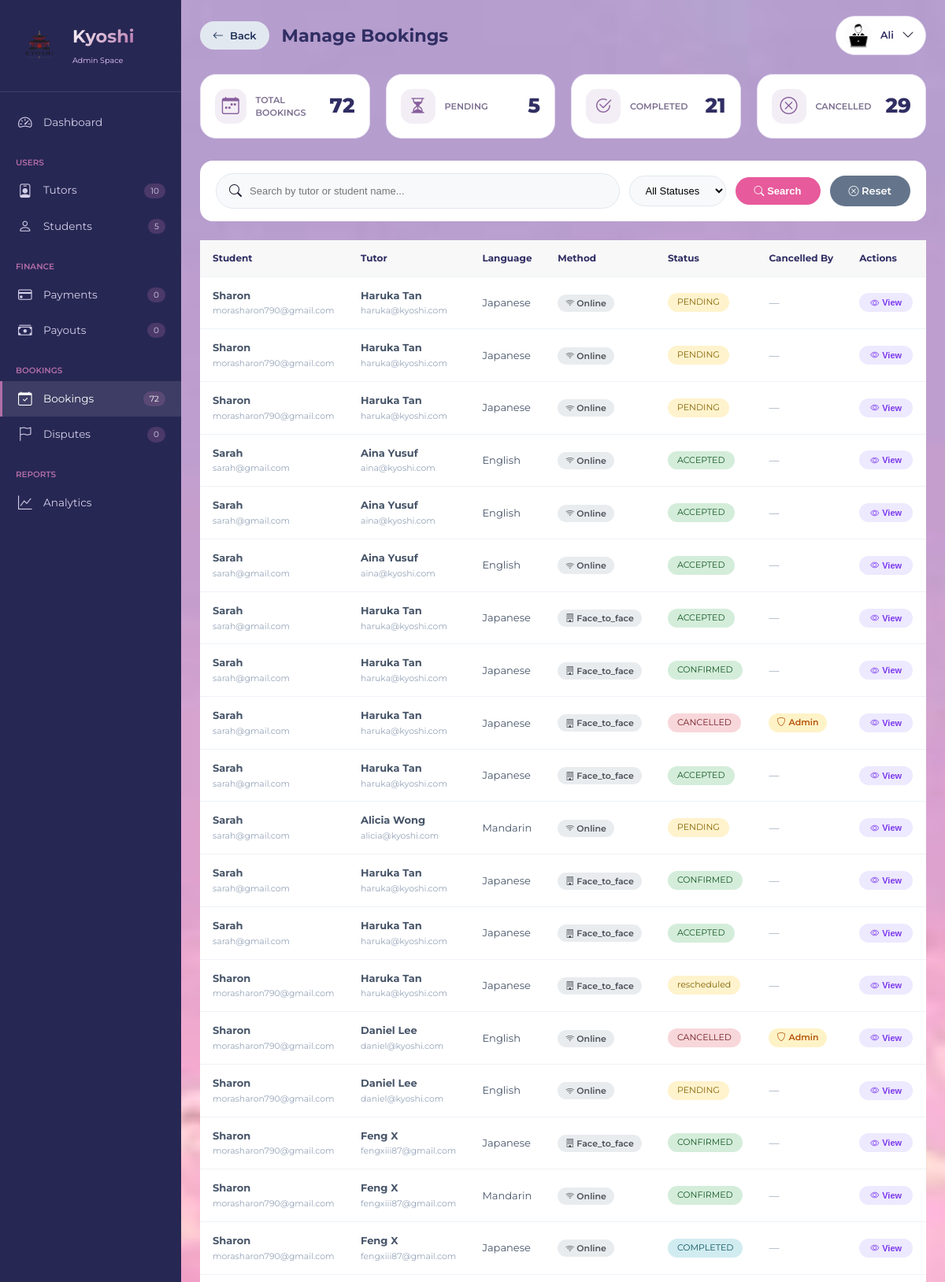
/php/admin_bookings.php (signed in, upper part), run on the app's committed database.
### tables this page shows
CREATE TABLE `users` (
  `id` int(11) NOT NULL,
  `fullname` varchar(100) NOT NULL,
  `email` varchar(100) NOT NULL,
  `password` varchar(255) NOT NULL,
  `phone` varchar(30) DEFAULT NULL,
  `role` enum('student','tutor','admin') NOT NULL,
  `profile_pic` varchar(255) DEFAULT NULL,
  `created_at` timestamp NOT NULL DEFAULT current_timestamp(),
  `status` varchar(20) DEFAULT 'approved',
  `verification_token` varchar(255) DEFAULT NULL,
  `is_verified` tinyint(1) DEFAULT 0,
  `google_calendar_connected` tinyint(1) DEFAULT 0,
  `google_calendar_asked` tinyint(1) DEFAULT 0,
  `deactivated_at` datetime DEFAULT NULL,
  `deactivation_reason` text DEFAULT NULL,
  `first_promo_applied` tinyint(4) DEFAULT 0,
  `is_first_purchase` tinyint(4) DEFAULT 1,
  `promo_code_used` varchar(50) DEFAULT NULL
);

CREATE TABLE `bookings` (
  `id` int(11) NOT NULL,
  `student_id` int(11) NOT NULL,
  `tutor_id` int(11) NOT NULL,
  `language` varchar(50) NOT NULL,
  `learning_mode` enum('online','face_to_face') NOT NULL,
  `booking_date` date NOT NULL,
  `booking_time` time NOT NULL,
  `total_amount` decimal(10,2) DEFAULT 0.00,
  `status` enum('pending','accepted','confirmed','rescheduled','completed','cancelled','disputed') DEFAULT 'pending',
  `completed_at` datetime DEFAULT NULL,
  `auto_completed` tinyint(1) DEFAULT 0,
  `cancelled_by` enum('student','tutor','admin') DEFAULT NULL,
  `cancel_reason` text DEFAULT NULL,
  `meeting_location` varchar(255) DEFAULT NULL,
  `created_at` timestamp NOT NULL DEFAULT current_timestamp(),
  `notes` text DEFAULT NULL,
  `focus` varchar(255) DEFAULT NULL,
  `meeting_link` varchar(500) DEFAULT NULL,
  `link_provided_at` datetime DEFAULT NULL,
  `link_reminder_sent` tinyint(1) DEFAULT 0,
  `proficiency_level` varchar(20) DEFAULT 'beginner',
  `reminder_sent` tinyint(4) DEFAULT 0
);

### php/admin_bookings.php (the view, shortened to what this page needs)
<?php
include 'config.php';
$assetBase = '../assets/img';
$adminID = $_SESSION['user_id'];
$stmt = $conn->prepare("SELECT * FROM users WHERE id = ? AND role = 'admin'");
$stmt->bind_param("i", $adminID);
$stmt->execute();
$admin = $stmt->get_result()->fetch_assoc();
$displayName = $admin['fullname'];
$profilePic = !empty($admin['profile_pic']) ? '../uploads/profiles/' . $admin['profile_pic'] : $assetBase . '/profile-admin.png';
$search = $_GET['search'] ?? '';
$status_filter = $_GET['status'] ?? 'all';
$order_by = "b.created_at DESC";
$sql = "SELECT b.*,
        u_tutor.fullname as tutor_name, u_tutor.email as tutor_email,
        u_student.fullname as student_name, u_student.email as student_email,
        b.learning_mode, b.cancelled_by, b.cancel_reason,
        p.status as payment_status, p.amount as payment_amount
        FROM bookings b
        LEFT JOIN users u_tutor ON b.tutor_id = u_tutor.id
        LEFT JOIN users u_student ON b.student_id = u_student.id
        LEFT JOIN payments p ON b.id = p.booking_id
        WHERE 1=1";
$sql .= " ORDER BY $order_by";
$bookings_result = $conn->query($sql);
$total_bookings    = $conn->query("SELECT COUNT(*) as cnt FROM bookings")->fetch_assoc()['cnt'];
$pending_bookings  = $conn->query("SELECT COUNT(*) as cnt FROM bookings WHERE status = 'pending'")->fetch_assoc()['cnt'];
$completed_bookings = $conn->query("SELECT COUNT(*) as cnt FROM bookings WHERE status = 'completed'")->fetch_assoc()['cnt'];
$cancelled_bookings = $conn->query("SELECT COUNT(*) as cnt FROM bookings WHERE status = 'cancelled'")->fetch_assoc()['cnt'];
$totalStudents = $conn->query("SELECT COUNT(*) as count FROM users WHERE role = 'student'")->fetch_assoc()['count'];
$totalTutors = $conn->query("SELECT COUNT(*) as count FROM users WHERE role = 'tutor'")->fetch_assoc()['count'];
$totalBookings = $conn->query("SELECT COUNT(*) as count FROM bookings")->fetch_assoc()['count'];
$pendingPayouts = $conn->query("SELECT COUNT(*) as count FROM payout_requests WHERE status = 'pending'")->fetch_assoc()['count'] ?? 0;
$pendingPayments = $conn->query("SELECT COUNT(*) as count FROM payments WHERE status = 'pending'")->fetch_assoc()['count'];
$pendingDisputes = $conn->query("SELECT COUNT(*) as count FROM disputes WHERE status = 'pending'")->fetch_assoc()['count'];
function e($val) { return htmlspecialchars($val ?? '', ENT_QUOTES, 'UTF-8'); }
function getStatusBadge($status) {
    switch($status) {
        case 'completed': return '<span class="badge-completed">COMPLETED</span>';
        case 'cancelled': return '<span class="badge-cancelled">CANCELLED</span>';
        case 'pending':   return '<span class="badge-pending">PENDING</span>';
        case 'confirmed': return '<span class="badge-approved">CONFIRMED</span>';
        case 'accepted':  return '<span class="badge-approved">ACCEPTED</span>';
        case 'disputed':  return '<span class="badge-cancelled" style="background:#fde8d8;color:#92400e;">DISPUTED</span>';
        default:          return '<span class="badge-pending">' . e($status) . '</span>';
    }
}
?>
<!DOCTYPE html>
<html lang="en">
<head>
    <link rel="stylesheet" href="https://cdn.jsdelivr.net/npm/bootstrap-icons@1.13.1/font/bootstrap-icons.min.css">
    <link rel="stylesheet" href="../css/astyle.css">
</head>
<body>
<aside class="sidebar" id="sidebar">
    <div class="sidebar-header">
        <div class="brand-wrapper">
            <img src="<?= e($assetBase) ?>/logo.png" alt="Kyoshi" class="brand-icon">
            <div class="brand-title"><h1>Kyoshi</h1><span class="admin-space-text">Admin Space</span></div>
        </div>
    </div>
    <nav class="nav-menu">
        <div class="nav-section">
            <a href="admin_dashboard.php" class="nav-item">
                <i class="bi bi-speedometer2"></i><span>Dashboard</span>
            </a>
        </div>
        <div class="nav-section">
            <div class="nav-section-label">USERS</div>
            <a href="admin_tutor_actions.php" class="nav-item">
                <i class="bi bi-person-badge"></i><span>Tutors</span>
                <span class="nav-badge"><?= $totalTutors ?></span>
            </a>
            <a href="admin_student_actions.php" class="nav-item">
                <i class="bi bi-person"></i><span>Students</span>
                <span class="nav-badge"><?= $totalStudents ?></span>
            </a>
        </div>
        <div class="nav-section">
            <div class="nav-section-label">FINANCE</div>
            <a href="admin_payments.php" class="nav-item">
                <i class="bi bi-credit-card"></i><span>Payments</span>
                <span class="nav-badge pending"><?= $pendingPayments ?></span>
            </a>
            <a href="admin_payouts.php" class="nav-item">
                <i class="bi bi-cash-stack"></i><span>Payouts</span>
                <span class="nav-badge"><?= $pendingPayouts ?></span>
            </a>
        </div>
        <div class="nav-section">
            <div class="nav-section-label">BOOKINGS</div>
            <a href="admin_bookings.php" class="nav-item active">
                <i class="bi bi-calendar-check"></i><span>Bookings</span>
                <span class="nav-badge"><?= $totalBookings ?></span>
            </a>
            <a href="admin_disputes.php" class="nav-item">
                <i class="bi bi-flag"></i><span>Disputes</span>
                <span class="nav-badge dispute"><?= $pendingDisputes ?></span>
            </a>
        </div>
        <div class="nav-section">
            <div class="nav-section-label">REPORTS</div>
            <a href="admin_reports.php" class="nav-item">
                <i class="bi bi-graph-up"></i><span>Analytics</span>
            </a>
        </div>
    </nav>
</aside>
<div class="main-content">
     <div class="top-bar">
    <div class="page-title">
        <div class="title-with-back">
            <a href="admin_student_actions.php" class="back-btn-desktop">
                <i class="bi bi-arrow-left"></i>
                <span>Back</span>
            </a>
            <h1>Manage Bookings</h1>
        </div>
    </div>
    <div class="relative">
        <div class="admin-profile" onclick="toggleDropdown()">
            <img src="<?= e($profilePic) ?>" alt="Admin">
            <span><?= e($displayName) ?></span>
            <i class="bi bi-chevron-down"></i>
        </div>
    </div>
</div>
    <div class="stats-grid">
        <div class="stat-card">
            <div class="stat-left">
                <div class="stat-icon"><i class="bi bi-calendar-week"></i></div>
                <div><div class="stat-label">Total Bookings</div></div>
            </div>
            <div class="stat-value"><?= $total_bookings ?></div>
        </div>
        <div class="stat-card">
            <div class="stat-left">
                <div class="stat-icon"><i class="bi bi-hourglass-split"></i></div>
                <div><div class="stat-label">Pending</div></div>
            </div>
            <div class="stat-value"><?= $pending_bookings ?></div>
        </div>
        <div class="stat-card">
            <div class="stat-left">
                <div class="stat-icon"><i class="bi bi-check2-circle"></i></div>
                <div><div class="stat-label">Completed</div></div>
            </div>
            <div class="stat-value"><?= $completed_bookings ?></div>
        </div>
        <div class="stat-card">
            <div class="stat-left">
                <div class="stat-icon"><i class="bi bi-x-circle"></i></div>
                <div><div class="stat-label">Cancelled</div></div>
            </div>
            <div class="stat-value"><?= $cancelled_bookings ?></div>
        </div>
    </div>
    <div class="filter-bar">
        <div class="search-box">
            <i class="bi bi-search"></i>
            <input type="text" id="searchInput"
                   placeholder="Search by tutor or student name..."
                   value="<?= e($search) ?>">
        </div>
        <select id="statusFilter" class="filter-select">
            <option value="all"      <?= $status_filter == 'all'       ? 'selected' : '' ?>>All Statuses</option>
        </select>
        <button class="btn-filter" onclick="applyFilters()"><i class="bi bi-search"></i> Search</button>
        <a href="admin_bookings.php" class="btn-reset" style="text-align:center;"><i class="bi bi-x-circle"></i> Reset</a>
    </div>
    <?php if ($bookings_result && $bookings_result->num_rows == 0): ?>
        <div class="empty-state">
            <i class="bi bi-calendar-x"></i>
            <p>No bookings found.</p>
        </div>
    <?php else: ?>
        <div style="overflow-x:auto;">
            <table class="bookings-table">
                <thead>
                    <tr>
                        <th>Student</th>
                        <th>Tutor</th>
                        <th>Language</th>
                        <th>Method</th>
                        <th>Status</th>
                        <th>Cancelled By</th>
                        <th>Actions</th>
                    </tr>
                </thead>
                <tbody>
                <?php while ($row = $bookings_result->fetch_assoc()):
                    $cb = $row['cancelled_by'] ?? null;
                    $bookingJson = json_encode([
                        'id'            => $row['id'],
                        'student_name'  => $row['student_name'],
                        'student_email' => $row['student_email'],
                        'tutor_name'    => $row['tutor_name'],
                        'tutor_email'   => $row['tutor_email'],
                        'language'      => $row['language'],
                        'learning_mode' => $row['learning_mode'],
                        'booking_date'  => $row['booking_date'] ? date('d M Y', strtotime($row['booking_date'])) : '—',
                        'booking_time'  => $row['booking_time'] ? date('h:i A', strtotime($row['booking_time'])) : '—',
                        'total_amount'  => number_format($row['total_amount'], 2),
                        'status'        => $row['status'],
                        'cancelled_by'  => $row['cancelled_by'] ?? '',
                        'cancel_reason' => $row['cancel_reason'] ?? '',
                        'focus'         => $row['focus'] ?? '',
                        'notes'         => $row['notes'] ?? '',
                        'proficiency'   => $row['proficiency_level'] ?? '',
                        'created_at'    => $row['created_at'] ? date('d M Y, h:i A', strtotime($row['created_at'])) : '—',
                        'meeting_location' => $row['meeting_location'] ?? '',
                    ]);
                ?>
                    <tr>
                        <td>
                            <strong><?= e($row['student_name']) ?></strong><br>
                            <small style="color:#94a3b8;"><?= e($row['student_email']) ?></small>
                        </td>
                        <td>
                            <strong><?= e($row['tutor_name']) ?></strong><br>
                            <small style="color:#94a3b8;"><?= e($row['tutor_email']) ?></small>
                        </td>
                        <td><?= e($row['language']) ?></td>
                        <td>
                            <span class="learning-badge">
                                <i class="bi <?= ($row['learning_mode'] == 'online' ? 'bi-wifi' : 'bi-building') ?>"></i>
                                <?= ucfirst(e($row['learning_mode'])) ?>
                            </span>
                        </td>
                        <td><?= getStatusBadge($row['status']) ?></td>
                        <td>
                            <?php if ($cb === 'student'): ?>
                                <span class="cancelled-by-badge cb-student"><i class="bi bi-person"></i> Student</span>
                            <?php elseif ($cb === 'tutor'): ?>
                                <span class="cancelled-by-badge cb-tutor"><i class="bi bi-person-badge"></i> Tutor</span>
                            <?php elseif ($cb === 'admin'): ?>
                                <span class="cancelled-by-badge cb-admin"><i class="bi bi-shield"></i> Admin</span>
                            <?php else: ?>
                                <span style="color:#94a3b8;">—</span>
                            <?php endif; ?>
                        </td>
                        <td>
                            <button class="btn-view-detail" onclick='openDetailModal(<?= htmlspecialchars($bookingJson, ENT_QUOTES) ?>)'>
                                <i class="bi bi-eye"></i> View
                            </button>
                        </td>
                    </tr>
                <?php endwhile; ?>
                </tbody>
            </table>
        </div>
    <?php endif; ?>
</div>
</body>
</html>

### css/astyle.css (style rules this page uses)
@media (min-width: 901px) { .admin-profile { display: flex !important; } }
@media (min-width: 901px) { .page-title { display: block !important; } }
.title-with-back { display: flex; align-items: center; gap: 16px; }
.back-btn-desktop { display: inline-flex; align-items: center; gap: 8px; background: #e2e8f0; color: #1d3156; padding: 8px 16px; border-radius: 40px; text-decoration: none; font-size: 13px; font-weight: 600; transition: all 0.2s ease; white-space: nowrap; }
.back-btn-desktop i { font-size: 14px; }

### data on the page
users: fullname "Ali"
bookings: student.fullname "Sharon", student.email "morasharon790@gmail.com", tutor.fullname "Haruka Tan", tutor.email "haruka@kyoshi.com", language "Japanese", learning_mode "Online", status "PENDING"
bookings: student.fullname "Sharon", student.email "morasharon790@gmail.com", tutor.fullname "Haruka Tan", tutor.email "haruka@kyoshi.com", language "Japanese", learning_mode "Online", status "PENDING"
bookings: student.fullname "Sharon", student.email "morasharon790@gmail.com", tutor.fullname "Haruka Tan", tutor.email "haruka@kyoshi.com", language "Japanese", learning_mode "Online", status "PENDING"
bookings: student.fullname "Sarah", student.email "sarah@gmail.com", tutor.fullname "Aina Yusuf", tutor.email "aina@kyoshi.com", language "English", learning_mode "Online", status "ACCEPTED"
bookings: student.fullname "Sarah", student.email "sarah@gmail.com", tutor.fullname "Aina Yusuf", tutor.email "aina@kyoshi.com", language "English", learning_mode "Online", status "ACCEPTED"
bookings: student.fullname "Sarah", student.email "sarah@gmail.com", tutor.fullname "Aina Yusuf", tutor.email "aina@kyoshi.com", language "English", learning_mode "Online", status "ACCEPTED"
bookings: student.fullname "Sarah", student.email "sarah@gmail.com", tutor.fullname "Haruka Tan", tutor.email "haruka@kyoshi.com", language "Japanese", learning_mode "Face_to_face", status "ACCEPTED"
bookings: student.fullname "Sarah", student.email "sarah@gmail.com", tutor.fullname "Haruka Tan", tutor.email "haruka@kyoshi.com", language "Japanese", learning_mode "Face_to_face", status "CONFIRMED"
bookings: student.fullname "Sarah", student.email "sarah@gmail.com", tutor.fullname "Haruka Tan", tutor.email "haruka@kyoshi.com", language "Japanese", learning_mode "Face_to_face", status "CANCELLED", cancelled_by "admin" (drawn)
bookings: student.fullname "Sarah", student.email "sarah@gmail.com", tutor.fullname "Haruka Tan", tutor.email "haruka@kyoshi.com", language "Japanese", learning_mode "Face_to_face", status "ACCEPTED"
bookings: student.fullname "Sarah", student.email "sarah@gmail.com", tutor.fullname "Alicia Wong", tutor.email "alicia@kyoshi.com", language "Mandarin", learning_mode "Online", status "PENDING"
bookings: student.fullname "Sarah", student.email "sarah@gmail.com", tutor.fullname "Haruka Tan", tutor.email "haruka@kyoshi.com", language "Japanese", learning_mode "Face_to_face", status "CONFIRMED"
bookings: student.fullname "Sarah", student.email "sarah@gmail.com", tutor.fullname "Haruka Tan", tutor.email "haruka@kyoshi.com", language "Japanese", learning_mode "Face_to_face", status "ACCEPTED"
bookings: student.fullname "Sharon", student.email "morasharon790@gmail.com", tutor.fullname "Haruka Tan", tutor.email "haruka@kyoshi.com", language "Japanese", learning_mode "Face_to_face", status "rescheduled"
bookings: student.fullname "Sharon", student.email "morasharon790@gmail.com", tutor.fullname "Daniel Lee", tutor.email "daniel@kyoshi.com", language "English", learning_mode "Online", status "CANCELLED", cancelled_by "admin" (drawn)
bookings: student.fullname "Sharon", student.email "morasharon790@gmail.com", tutor.fullname "Daniel Lee", tutor.email "daniel@kyoshi.com", language "English", learning_mode "Online", status "PENDING"
bookings: student.fullname "Sharon", student.email "morasharon790@gmail.com", tutor.fullname "Feng X", tutor.email "fengxiii87@gmail.com", language "Japanese", learning_mode "Face_to_face", status "CONFIRMED"
bookings: student.fullname "Sharon", student.email "morasharon790@gmail.com", tutor.fullname "Feng X", tutor.email "fengxiii87@gmail.com", language "Mandarin", learning_mode "Online", status "CONFIRMED"
bookings: student.fullname "Sharon", student.email "morasharon790@gmail.com", tutor.fullname "Feng X", tutor.email "fengxiii87@gmail.com", language "Japanese", learning_mode "Online", status "COMPLETED"

### other printed values
$totalTutors "10"
$totalStudents "5"
$pendingPayments "0"
$pendingPayouts "0"
$totalBookings "72"
$pendingDisputes "0"
$total_bookings "72"
$pending_bookings "5"
$completed_bookings "21"
$cancelled_bookings "29"
